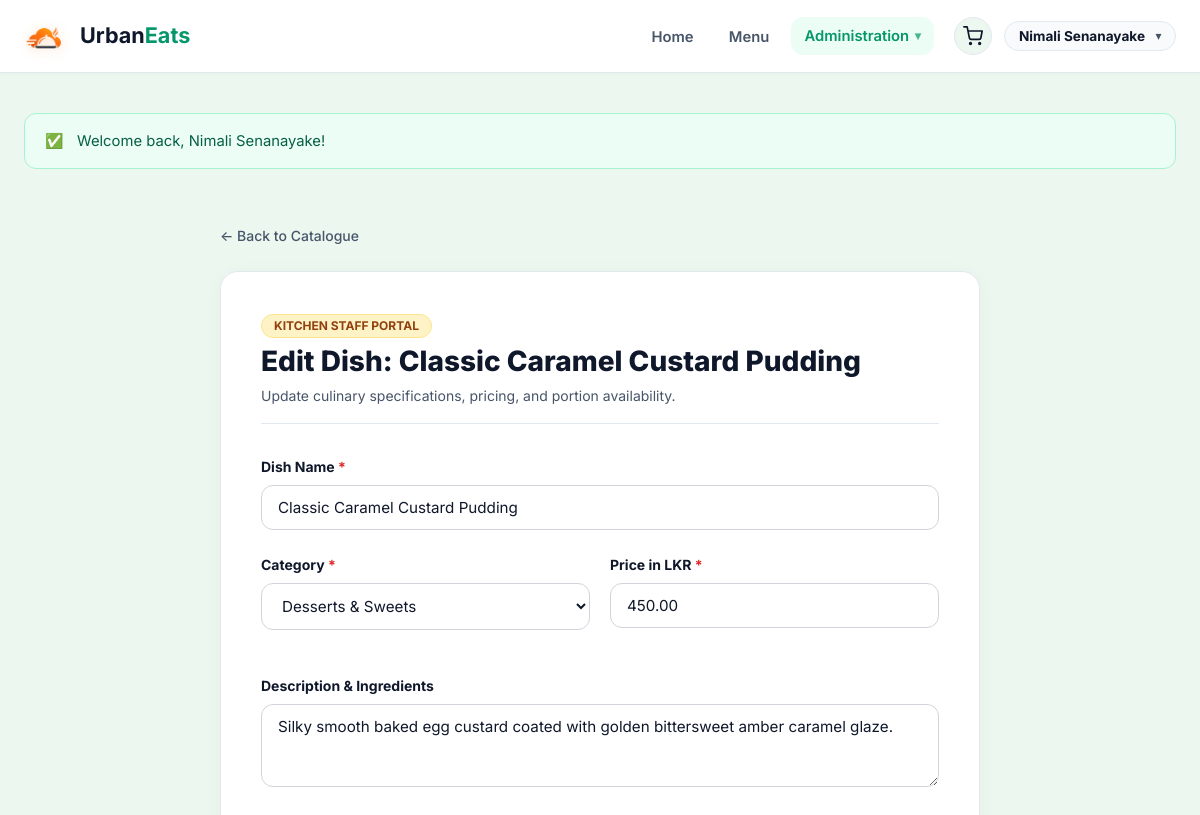
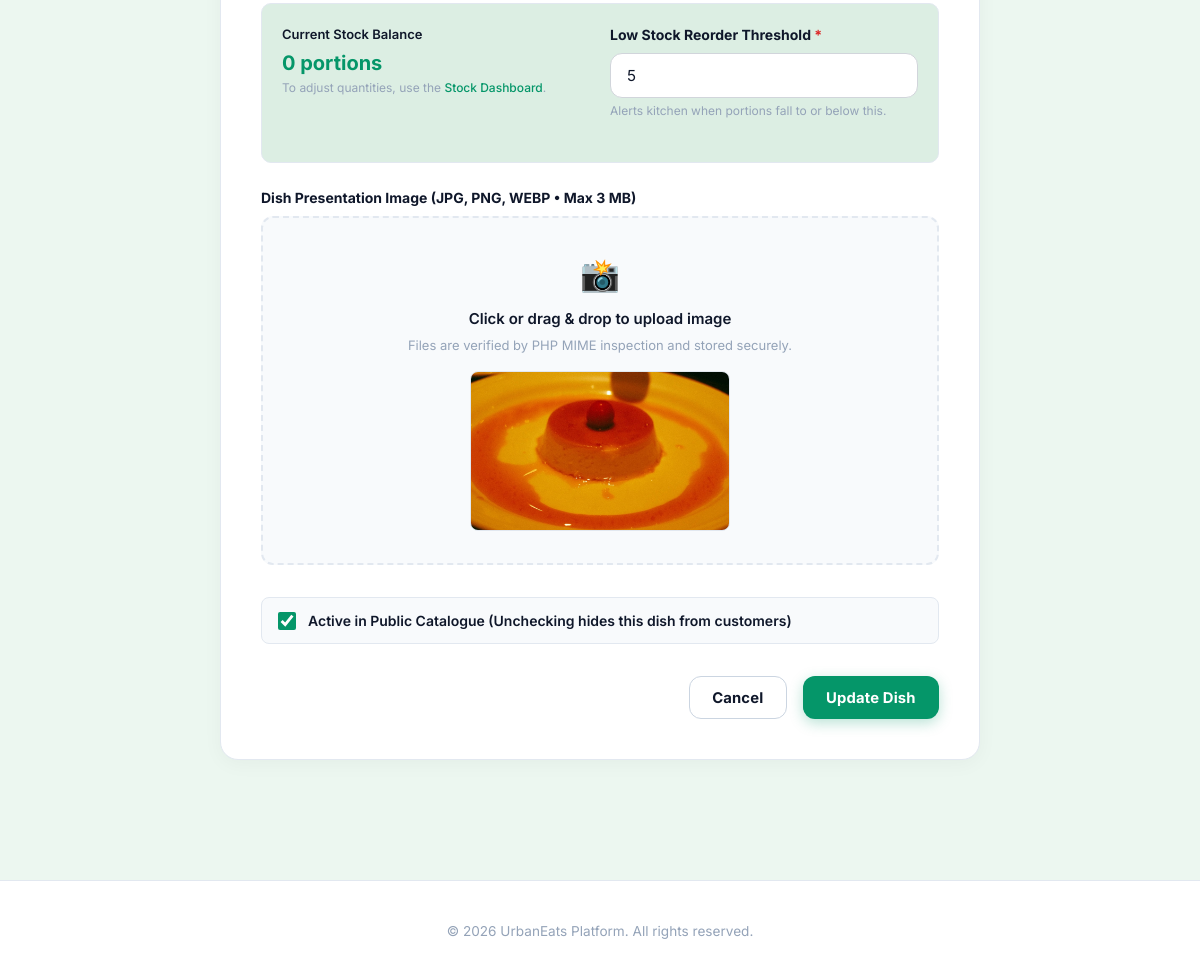
Page /public/menu/dish-form.php?id=22 (signed in) on the committed database (2 pictures, top to bottom).
### tables this page shows
CREATE TABLE `users` (
  `user_id` BIGINT UNSIGNED NOT NULL AUTO_INCREMENT,
  `role_id` TINYINT UNSIGNED NOT NULL,
  `full_name` VARCHAR(100) NOT NULL,
  `username` VARCHAR(50) NOT NULL,
  `email` VARCHAR(120) NOT NULL,
  `password_hash` VARCHAR(255) NOT NULL,
  `is_active` TINYINT(1) NOT NULL DEFAULT 1 COMMENT '1 = Active, 0 = Deactivated/Suspended',
  `created_at` TIMESTAMP NOT NULL DEFAULT CURRENT_TIMESTAMP,
  `updated_at` TIMESTAMP NOT NULL DEFAULT CURRENT_TIMESTAMP ON UPDATE CURRENT_TIMESTAMP,
  PRIMARY KEY (`user_id`),
  UNIQUE KEY `uk_users_username` (`username`),
  UNIQUE KEY `uk_users_email` (`email`),
  KEY `idx_users_role_id` (`role_id`),
  KEY `idx_users_is_active` (`is_active`),
  KEY `idx_users_created_at` (`created_at`),
  CONSTRAINT `fk_users_role` FOREIGN KEY (`role_id`)
    REFERENCES `roles` (`role_id`)
    ON UPDATE CASCADE
    ON DELETE RESTRICT
);

CREATE TABLE IF NOT EXISTS `dishes` (
    `dish_id`      INT UNSIGNED NOT NULL AUTO_INCREMENT PRIMARY KEY,
    `category_id`  INT UNSIGNED NOT NULL,
    `name`         VARCHAR(120) NOT NULL,
    `description`  TEXT         NULL,
    `price`        DECIMAL(10,2) NOT NULL,
    `image_path`   VARCHAR(255) NULL COMMENT 'Relative path: uploads/dishes/xxx.ext',
    `is_active`    TINYINT(1)   NOT NULL DEFAULT 1 COMMENT '1 = Active, 0 = Soft deleted',
    `created_at`   TIMESTAMP    NOT NULL DEFAULT CURRENT_TIMESTAMP,
    `updated_at`   TIMESTAMP    NOT NULL DEFAULT CURRENT_TIMESTAMP ON UPDATE CURRENT_TIMESTAMP,
    CONSTRAINT `fk_dishes_category`
        FOREIGN KEY (`category_id`) REFERENCES `categories` (`category_id`)
        ON UPDATE CASCADE ON DELETE RESTRICT,
    INDEX `idx_dishes_category_active` (`category_id`, `is_active`),
    INDEX `idx_dishes_price` (`price`),
    INDEX `idx_dishes_name` (`name`),
    INDEX `idx_dishes_active` (`is_active`)
);

CREATE TABLE IF NOT EXISTS `categories` (
    `category_id`   INT UNSIGNED NOT NULL AUTO_INCREMENT PRIMARY KEY,
    `name`          VARCHAR(80)  NOT NULL UNIQUE,
    `description`   VARCHAR(255) NULL,
    `display_order` TINYINT UNSIGNED NOT NULL DEFAULT 0,
    `is_active`     TINYINT(1)   NOT NULL DEFAULT 1 COMMENT '1 = Active, 0 = Inactive / Hidden',
    `created_at`    TIMESTAMP    NOT NULL DEFAULT CURRENT_TIMESTAMP,
    `updated_at`    TIMESTAMP    NOT NULL DEFAULT CURRENT_TIMESTAMP ON UPDATE CURRENT_TIMESTAMP,
    INDEX `idx_categories_active` (`is_active`),
    INDEX `idx_categories_order` (`display_order`, `name`)
);

### public/menu/dish-form.php (the view, shortened to what the rows shown need)
<?php
require_once dirname(__DIR__, 2) . '/includes/functions.php';
require_once dirname(__DIR__, 2) . '/includes/auth.php';
require_once dirname(__DIR__, 2) . '/includes/component_b.php';
$pdo = get_db_connection();
$dishId = filter_input(INPUT_GET, 'id', FILTER_VALIDATE_INT) ?: null;
$isEdit = ($dishId !== null && $dishId > 0);
$dish = null;
if ($isEdit) {
    $dish = get_dish_details($dishId, $pdo);
}
$categories = $pdo->query('SELECT category_id, name FROM categories WHERE is_active = 1 ORDER BY display_order ASC, name ASC')->fetchAll();
$formData = [
    'name'          => $dish['name'] ?? '',
    'category_id'   => $dish['category_id'] ?? '',
    'description'   => $dish['description'] ?? '',
    'price'         => $dish['price'] ?? '',
    'initial_stock' => $dish['qty_available'] ?? '20',
    'reorder_level' => $dish['reorder_level'] ?? '5',
    'is_active'     => $dish['is_active'] ?? '1',
];
$extraHead = '<link rel="stylesheet" href="' . base_url('css/component-b.css') . '">';
include dirname(__DIR__, 2) . '/includes/header.php';
?>
<div class="container" style="max-width: 760px; padding: 2rem 0 4rem;">
    <div class="card" style="padding: 2.5rem; box-shadow: 0 4px 20px rgba(0,0,0,0.04);">
        <div style="border-bottom: 1px solid var(--border-color); padding-bottom: 1rem; margin-bottom: 2rem;">
            <span class="badge badge-kitchen_staff" style="font-size: 0.75rem; text-transform: uppercase;">Kitchen Staff Portal</span>
            <h1 style="font-size: 1.75rem; font-weight: 800; margin: 0.35rem 0 0; color: var(--text-main);">
                <?= $isEdit ? 'Edit Dish: ' . e($dish['name']) : 'Add New Menu Item' ?>
            </h1>
            <p style="color: var(--text-muted); margin: 0.25rem 0 0; font-size: 0.875rem;">
                <?= $isEdit ? 'Update culinary specifications, pricing, and portion availability.' : 'Configure a fresh dish offering, link inventory, and upload high-resolution imagery.' ?>
            </p>
        </div>
        <form method="POST" action="" enctype="multipart/form-data" novalidate>
            <div class="form-group" style="margin-bottom: 1.5rem;">
                <label for="name" class="form-label">Dish Name <span style="color: var(--danger);">*</span></label>
                <input type="text"
                       name="name"
                       id="name"
                       class="form-control <?= isset($errors['name']) ? 'is-invalid' : '' ?>"
                       value="<?= e($formData['name']) ?>"
                       placeholder="e.g. Royal Chicken Biryani"
                       required>
            </div>
            <div style="display: grid; grid-template-columns: 1fr 1fr; gap: 1.25rem; margin-bottom: 1.5rem;">
                <div class="form-group">
                    <label for="category_id" class="form-label">Category <span style="color: var(--danger);">*</span></label>
                    <select name="category_id"
                            id="category_id"
                            class="form-control <?= isset($errors['category_id']) ? 'is-invalid' : '' ?>"
                            required>
                        <?php foreach ($categories as $cat): ?>
                            <option value="<?= (int)$cat['category_id'] ?>" <?= (int)$formData['category_id'] === (int)$cat['category_id'] ? 'selected' : '' ?>>
                                <?= e($cat['name']) ?>
                            </option>
                        <?php endforeach; ?>
                    </select>
                </div>
                <div class="form-group">
                    <label for="price" class="form-label">Price in LKR <span style="color: var(--danger);">*</span></label>
                    <input type="number"
                           name="price"
                           id="price"
                           step="0.01"
                           min="1"
                           class="form-control <?= isset($errors['price']) ? 'is-invalid' : '' ?>"
                           value="<?= e($formData['price']) ?>"
                           placeholder="1650.00"
                           required>
                </div>
            </div>
            <div class="form-group" style="margin-bottom: 1.5rem;">
                <label for="description" class="form-label">Description & Ingredients</label>
                <textarea name="description"
                          id="description"
                          rows="3"
                          class="form-control"
                          placeholder="Describe the dish ingredients, preparation style, and portion size..."><?= e($formData['description']) ?></textarea>
            </div>
            <div class="form-group" style="margin-bottom: 2rem;">
                <div class="image-dropzone" id="dropzone" onclick="document.getElementById('dish_image').click();">
                    <div class="image-preview-box" id="previewBox" style="<?= $isEdit && !empty($dish['image_path']) ? 'display: block;' : '' ?>">
                        <img id="previewImg"
                             src="<?= $isEdit && !empty($dish['image_path']) ? base_url($dish['image_path']) : '' ?>"
                             alt="Image Preview">
                    </div>
                </div>
            </div>
            <div style="margin-bottom: 2rem; display: flex; align-items: center; gap: 0.75rem; padding: 0.75rem 1rem; background: #f8fafc; border: 1px solid var(--border-color); border-radius: 8px;">
                <input type="checkbox"
                       name="is_active"
                       id="is_active"
                       value="1"
                       <?= (int)$formData['is_active'] === 1 ? 'checked' : '' ?>
                       style="width: 18px; height: 18px; accent-color: var(--primary);">
                <label for="is_active" style="font-weight: 600; font-size: 0.875rem; color: var(--text-main); margin: 0; cursor: pointer;">
                    Active in Public Catalogue (Unchecking hides this dish from customers)
                </label>
            </div>
        </form>
    </div>
</div>
<?php include dirname(__DIR__, 2) . '/includes/footer.php'; ?>

### includes/header.php (shortened to what the rows shown need)
<?php
$currentUser = current_user();
$cartCount = 0;
?>
<!DOCTYPE html>
<html lang="en">
<head>
    <link rel="stylesheet" href="<?= base_url('css/style.css') ?>">
    <?php if (!empty($extraHead)) echo $extraHead; ?>
</head>
<body>
<header class="site-header">
    <div class="container header-inner">
        <div class="header-right">
            <div class="nav-actions">
                <?php if (is_logged_in() && $currentUser): ?>
                    <a href="<?= base_url('orders/cart.php') ?>" class="nav-cart-btn" aria-label="Shopping Cart (<?= $cartCount ?> items)" title="View Shopping Cart">
                    </a>
                    <div class="user-profile-menu">
                        <button type="button" class="user-badge-nav user-dropdown-btn" id="userMenuBtn" aria-haspopup="true" aria-expanded="false" title="Account settings">
                            <span class="user-name"><?= e(!empty($currentUser['full_name']) ? $currentUser['full_name'] : $currentUser['username']) ?></span>
                            <span class="dropdown-caret">▾</span>
                        </button>
                    </div>
                <?php else: ?>
                    <a href="<?= base_url('auth/login.php') ?>" class="btn btn-outline btn-sm">Sign In</a>
                    <a href="<?= base_url('auth/register.php') ?>" class="btn btn-primary btn-sm">Create Account</a>
                <?php endif; ?>
            </div>
        </div>
    </div>
</header>
<main class="main-content">
    <div class="container">

### rows in the picture
users: full_name "Nimali Senanayake"
dishes: name "Classic Caramel Custard Pudding", category_id "Desserts & Sweets", price "450.00", description "Silky smooth baked egg custard coated with golden bittersweet amber caramel glaze.", image_path (picture), is_active "☑"

### other values in the picture
$icon "✅"
$flash['message'] "Welcome back, Nimali Senanayake!"
$dish['qty_available'] "0"
